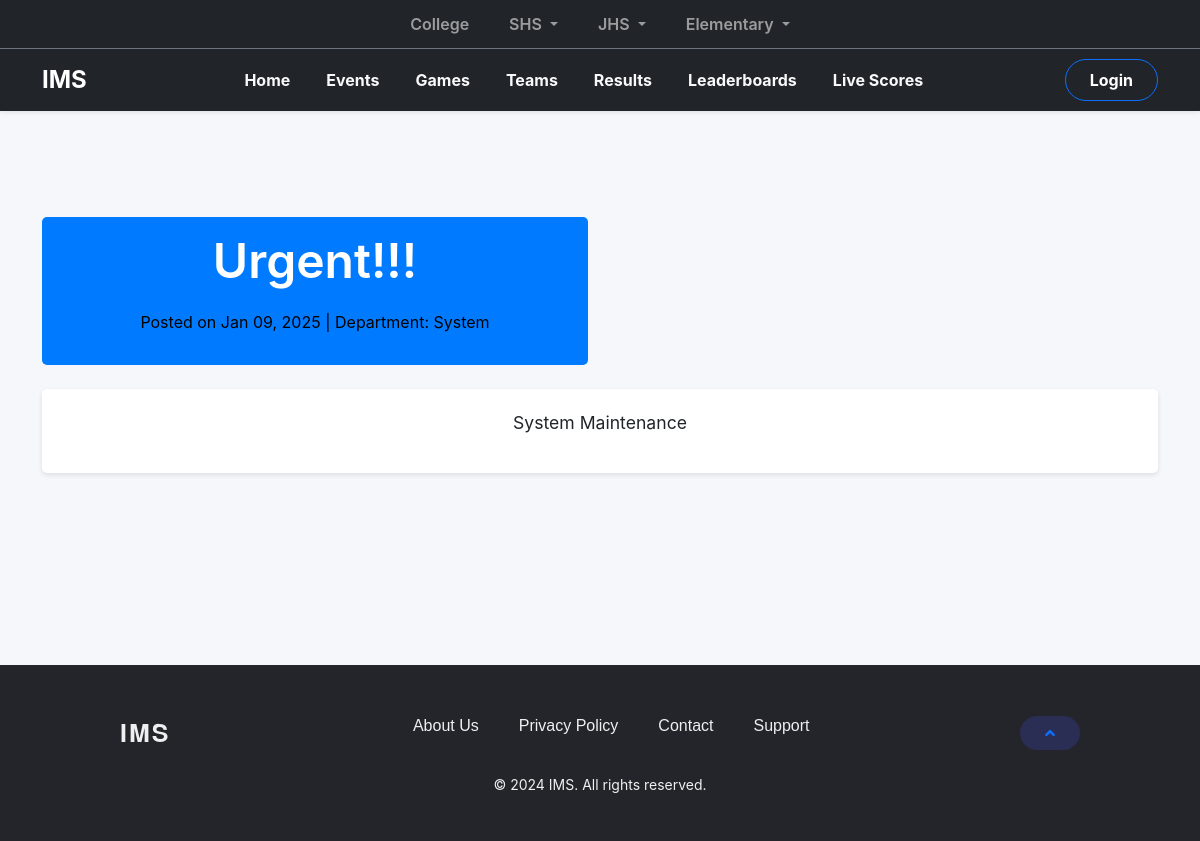
The app's page /announcement_details.php?id=38&school_id=8&department_id=4 with its own data.
### tables this page shows
CREATE TABLE `departments` (
  `id` int(11) NOT NULL,
  `department_name` enum('Elementary','JHS','SHS','College','System') NOT NULL,
  `school_id` int(11) DEFAULT NULL
);

CREATE TABLE `announcement` (
  `id` int(11) NOT NULL,
  `title` varchar(255) NOT NULL,
  `message` text NOT NULL,
  `image` varchar(255) DEFAULT NULL,
  `school_id` int(11) DEFAULT NULL,
  `department_id` int(11) NOT NULL,
  `created_at` datetime DEFAULT current_timestamp()
);

### navbarhome.php (the view, shortened to what this page needs)
<?php
$conn = con();
$school_id = isset($_GET['school_id']) ? (int)$_GET['school_id'] : 0;
$departments = [];
if ($school_id > 0) {
    $query = $conn->prepare("SELECT id, department_name FROM departments WHERE school_id = ?");
    $query->bind_param("i", $school_id);
    $query->execute();
    $result = $query->get_result();
    while ($row = $result->fetch_assoc()) {
        $departments[] = $row;
    }
}
$current_params = $_GET;
$query_string = http_build_query(array_filter($current_params));
?>
<nav class="navbar navbar-dark bg-dark py-1 fixed-top border-bottom border-secondary">
    <div class="container">
        <div class="w-100 justify-content-center" id="topNav">
            <ul class="navbar-nav d-flex flex-row flex-wrap gap-2 justify-content-center">
                <?php foreach ($departments as $department): ?>
                    <?php if ($department['department_name'] === 'College'): ?>
                        <li class="nav-item">
                            <a class="nav-link fw-semibold px-3 rounded-pill small <?php echo isset($active_department) && $active_department == $department['id'] ? 'active bg-primary' : ''; ?>"
                                href="#"
                                onclick="handleDepartmentClick(<?php echo $department['id']; ?>, '<?php echo $department['department_name']; ?>'); return false;">
                                <?php echo htmlspecialchars($department['department_name']); ?>
                            </a>
                        </li>
                    <?php else: ?>
                        <li class="nav-item dropdown">
                            <a class="nav-link dropdown-toggle fw-semibold px-3 rounded-pill small <?php echo isset($active_department) && $active_department == $department['id'] ? 'active bg-primary' : ''; ?>"
                                href="#"
                                id="navbarDropdown<?php echo $department['id']; ?>"
                                role="button"
                                data-bs-toggle="dropdown"
                                aria-expanded="false">
                                <?php echo htmlspecialchars($department['department_name']); ?>
                            </a>
                        </li>
                    <?php endif; ?>
                <?php endforeach; ?>
            </ul>
        </div>
    </div>
</nav>
<div class="navbar-spacer"></div>
<nav class="navbar navbar-expand-lg navbar-dark bg-dark py-2 shadow-sm main-navbar <?php echo basename($_SERVER['PHP_SELF']) === 'home.php' ? 'navbar-transparent' : ''; ?>" id="navbar">
    <div class="container">
        <a class="navbar-brand fw-bold fs-4" href="index.php?<?php echo $query_string; ?>">IMS</a>
        <div class="collapse navbar-collapse" id="mainNav">
            <ul class="navbar-nav mx-auto mb-2 mb-lg-0 gap-1">
                <li class="nav-item">
                    <a class="nav-link text-light px-3 fw-bold" href="home.php?<?php echo $query_string; ?>">Home</a>
                </li>
                <li class="nav-item">
                    <a class="nav-link text-light px-3 fw-bold" href="events.php?<?php echo $query_string; ?>">Events</a>
                </li>
                <li class="nav-item">
                    <a class="nav-link text-light px-3 fw-bold" href="games.php?<?php echo $query_string; ?>">Games</a>
                </li>
                <li class="nav-item">
                    <a class="nav-link text-light px-3 fw-bold" href="teams.php?<?php echo $query_string; ?>">Teams</a>
                </li>
                <li class="nav-item">
                    <a class="nav-link text-light px-3 fw-bold" href="results.php?<?php echo $query_string; ?>">Results</a>
                </li>
                <li class="nav-item">
                    <a class="nav-link text-light px-3 fw-bold" href="rankings.php?<?php echo $query_string; ?>">Leaderboards</a>
                </li>
                <li class="nav-item">
                    <a class="nav-link text-light px-3 fw-bold" href="livematches.php?<?php echo $query_string; ?>">Live Scores</a>
                </li>
            </ul>
            <div class="d-flex align-items-center">
                <?php
                if (isset($_SESSION['user_id'])) {
                    $role = $_SESSION['role'];
                    $dashboardLink = '';
                    switch ($role) {
                        case 'superadmin':
                            $dashboardLink = 'super_admin/sa_dashboard.php';
                            break;
                        case 'School Admin':
                            $dashboardLink = 'school_admin/schooladmindashboard.php';
                            break;
                        case 'Department Admin':
                            $dashboardLink = 'department_admin/departmentadmindashboard.php';
                            break;
                        case 'Committee':
                            $dashboardLink = 'committee/committeedashboard.php';
                            break;
                    }
                ?>
                    <div class="dropdown">
                        <button class="btn d-flex align-items-center gap-2 border-0 px-2 py-1"
                            type="button"
                            id="userDropdown"
                            data-bs-toggle="dropdown"
                            aria-expanded="false">
                            <div class=" border-primary p-2" style="background-color: transparent;">
                                <i class="fas fa-user text-light fa-lg"></i>
                            </div>
                            <span class="d-none d-md-inline small text-light"><?php echo htmlspecialchars($_SESSION['firstname']); ?></span>
                            <i class="fas fa-chevron-down text-light ms-1"></i>
                        </button>
                        <ul class="dropdown-menu dropdown-menu-dark dropdown-menu-end mt-1 shadow-lg border-0 rounded-3"
                            aria-labelledby="userDropdown"
                            style="min-width: 200px;">
                            <li>
                                <div class="px-4 py-3 border-bottom border-secondary">
                                    <div class="d-flex align-items-center gap-3">
                                        <div class="border-primary p-2" style="background-color: transparent;">
                                            <i class="fas fa-user fa-lg text-light"></i>
                                        </div>
                                        <div>
                                            <div class="fw-semibold small text-light"><?php echo htmlspecialchars($_SESSION['firstname'] . ' ' . $_SESSION['lastname']); ?></div>
                                            <div class="small text-light"><?php echo ucfirst($role); ?></div>
                                        </div>
                                    </div>
                                </div>
                            </li>
                            <li>
                                <a class="dropdown-item d-flex align-items-center gap-2 py-2" href="<?php echo $dashboardLink; ?>">
                                    <span>Dashboard</span>
                                </a>
                            </li>
                            <li>
                                <hr class="dropdown-divider my-1">
                            </li>
                            <li>
                                <a class="dropdown-item d-flex align-items-center gap-2 py-2 text-danger" href="#" id="logoutBtn">
                                    <span>Logout</span>
                                </a>
                            </li>
                        </ul>
                    </div>
                <?php
                } else {
                    echo '<a href="login.php?' . http_build_query(array_filter($current_params)) . '"
                          class="btn btn-outline-primary d-flex align-items-center gap-2 px-4 py-2 fw-bold rounded-pill">
                          <span class="text-white">Login</span>
                          </a>';
                }
                ?>
            </div>
        </div>
    </div>
</nav>

### announcement_details.php (shortened to what this page needs)
<?php
$conn = con();
$announcement_id = isset($_GET['id']) ? intval($_GET['id']) : 0;
$announcement = null;
if ($announcement_id > 0) {
    $query = "SELECT a.title, a.message, a.image, a.created_at, d.department_name
              FROM announcement a
              LEFT JOIN departments d ON a.department_id = d.id
              WHERE a.id = ?";
    $stmt = $conn->prepare($query);
    $stmt->bind_param("i", $announcement_id);
    $stmt->execute();
    $result = $stmt->get_result();
    if ($result->num_rows > 0) {
        $announcement = $result->fetch_assoc();
        $date = new DateTime($announcement['created_at']);
        $formatted_date = $date->format('M d, Y');
    }
}
include 'navbarhome.php';
?>
<!DOCTYPE html>
<html lang="en">
<head>
    <link href="https://cdn.jsdelivr.net/npm/bootstrap@5.3.3/dist/css/bootstrap.min.css" rel="stylesheet">
    <link href="home.css" rel="stylesheet">
    <link rel="stylesheet" href="https://cdnjs.cloudflare.com/ajax/libs/font-awesome/5.15.4/css/all.min.css">
</head>
<body>
<div class="mt-5">
    <div class="container py-5">
        <?php if ($announcement): ?>
            <div class="row">
                <div class="col-md-6 mt-5">
                    <div class="announcement-header-section mt-4">
                        <h1 class="announcement-title-text"><?php echo htmlspecialchars($announcement['title']); ?></h1>
                        <p class="announcement-meta-text">Posted on <?php echo $formatted_date; ?> | Department: <?php echo htmlspecialchars($announcement['department_name']); ?></p>
                    </div>
                </div>
                <div class="col-md-6">
                </div>
            </div>
            <div class="announcement-content-section mt-4 text-center">
                <p><?php echo nl2br(htmlspecialchars($announcement['message'])); ?></p>
            </div>
        <?php else: ?>
            <div class="container mt-5"><h5 class="text-muted">Announcement not found.</h5></div>
        <?php endif; ?>
    </div>
        </div>
        <?php include 'footerhome.php' ?>
        <script src="https://cdn.jsdelivr.net/npm/@popperjs/core@2.11.6/dist/umd/popper.min.js"></script></body>
</html>

### home.css (style rules this page uses)
* { box-sizing: border-box; margin: 0; padding: 0; }
body { background-color: #f5f7fa; font-family: 'Inter', -apple-system, BlinkMacSystemFont, 'Segoe UI', Roboto, sans-serif; }
.navbar.navbar-dark.bg-dark { width: 100%; max-width: 100%; overflow: visible; }
.navbar .container { position: static; overflow: visible; }
.navbar .nav-item.dropdown { position: relative; }
#topNav { position: relative; overflow: visible; }
#navbar { position: fixed; top: 26px; width: 100%; z-index: 999; transition: background-color 0.3s ease; padding-top: 20px; }

### announcement_details.php (style rules this page uses)
.announcement-header-section { background-color: #007bff; color: #fff; padding: 15px; border-radius: 5px; text-align: left; }
.announcement-title-text { font-size: 3rem; font-weight: 600; text-align: center; margin-bottom: 20px; }
.announcement-meta-text { font-size: 1rem; color: black; text-align: center; }
.announcement-content-section { background-color: #fff; padding: 20px; border-radius: 5px; box-shadow: 0 2px 5px rgba(0, 0, 0, 0.1); margin-top: 20px; }
.announcement-content-section p { font-size: 1.10rem; line-height: 1.6; }

### records on screen
departments: department_name "College"
departments: department_name "SHS"
departments: department_name "JHS"
departments: department_name "Elementary"
announcement: title "Urgent!!!", created_at "Jan 09, 2025", department.department_name "System", message "System Maintenance"
